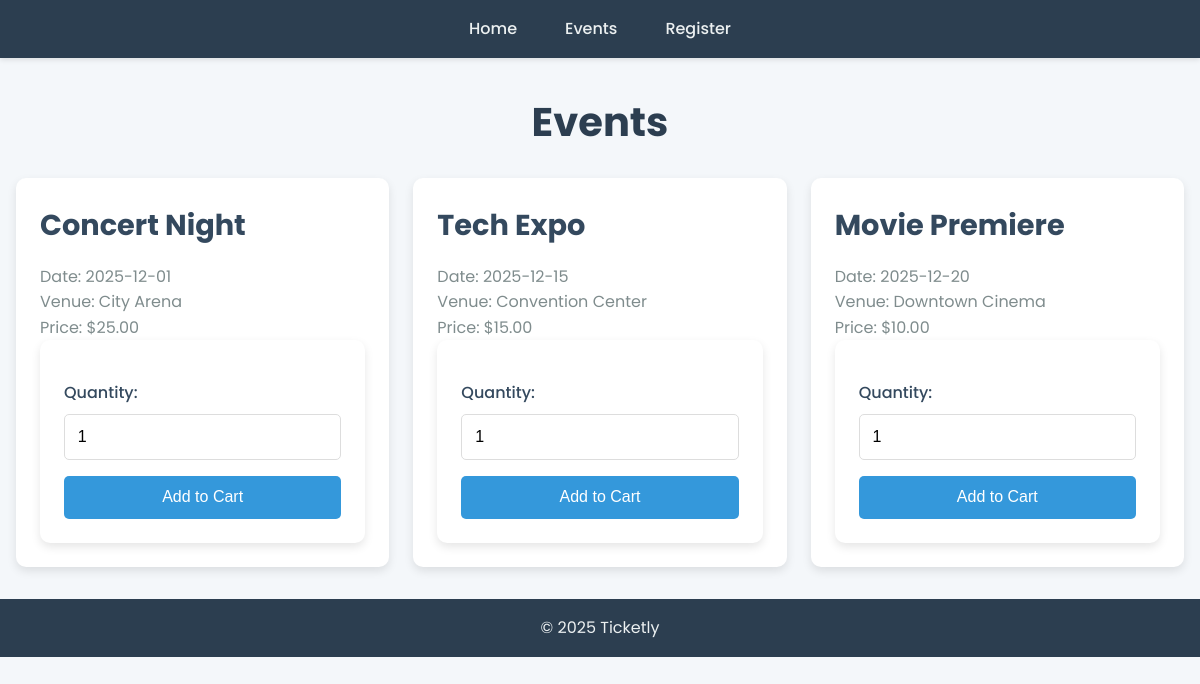
Screenshot of /events.php with the database file from the repository.
### tables this page shows
CREATE TABLE `events` (
  `event_id` int(11) NOT NULL,
  `event_name` varchar(100) NOT NULL,
  `event_date` date NOT NULL,
  `event_venue` varchar(100) NOT NULL,
  `ticket_price` decimal(10,2) NOT NULL
);

### events.php (the view, shortened to what this page needs)
<?php
include 'includes/db_connect.php';
$query = "SELECT * FROM events";
$result = $conn->query($query);
?>
<!DOCTYPE html>
<html lang="en">
<head>
    <link rel="stylesheet" href="css/style.css">
</head>
<body>
    <header>
        <nav>
            <ul>
                <li><a href="index.php">Home</a></li>
                <li><a href="events.php">Events</a></li>
                <?php if (isset($_SESSION['user_id'])): ?>
                    <li><a href="profile.php">Profile</a></li>
                    <li><a href="logout.php">Logout</a></li>
                <?php else: ?>
                    <li><a href="register.php">Register</a></li>
                <?php endif; ?>
            </ul>
        </nav>
    </header>
    <main>
    <h1>Events</h1>
    <section>
        <?php while ($event = $result->fetch_assoc()): ?>
            <div class="event-card">
                <h2><?php echo htmlspecialchars($event['event_name']); ?></h2>
                <p>Date: <?php echo htmlspecialchars($event['event_date']); ?></p>
                <p>Venue: <?php echo htmlspecialchars($event['event_venue']); ?></p>
                <p>Price: $<?php echo number_format($event['ticket_price'], 2); ?></p>
                <form action="add_to_cart.php" method="post">
                    <label for="quantity_<?php echo $event['event_id']; ?>">Quantity:</label>
                    <input type="number" id="quantity_<?php echo $event['event_id']; ?>" name="quantity" value="1" min="1">
                    <button type="submit">Add to Cart</button>
                </form>
            </div>
        <?php endwhile; ?>
    </section>
</main>
    <footer>
        <p>&copy; 2025 Ticketly</p>
    </footer>
</body>
</html>

### css/style.css (style rules this page uses)
* { margin: 0; padding: 0; box-sizing: border-box; }
body { font-family: 'Poppins', sans-serif; background-color: #f4f7fa; color: #333; line-height: 1.6; }
header { background-color: #2c3e50; padding: 1rem 0; box-shadow: 0 2px 5px rgba(0, 0, 0, 0.1); position: sticky; top: 0; z-index: 1000; }
nav { max-width: 1200px; margin: 0 auto; padding: 0 1rem; }
nav ul { list-style: none; display: flex; justify-content: center; align-items: center; }
nav ul li { margin: 0 1.5rem; }
nav ul li a { color: #ecf0f1; text-decoration: none; font-weight: 500; transition: color 0.3s ease; }
main { max-width: 1200px; margin: 2rem auto; padding: 0 1rem; }
h1 { font-size: clamp(1.8rem, 5vw, 2.5rem); color: #2c3e50; margin-bottom: 1.5rem; text-align: center; }
h2 { font-size: clamp(1.4rem, 4vw, 1.8rem); color: #34495e; margin-bottom: 1rem; }
section { display: grid; grid-template-columns: repeat(auto-fit, minmax(280px, 1fr)); gap: 1.5rem; margin-bottom: 2rem; }
section div { background-color: #fff; border-radius: 10px; padding: 1.5rem; box-shadow: 0 4px 10px rgba(0, 0, 0, 0.1); transition: transform 0.3s ease, box-shadow 0.3s ease; }
section div p { font-size: 1rem; color: #7f8c8d; }
form { background-color: #fff; padding: 1.5rem; border-radius: 10px; box-shadow: 0 4px 10px rgba(0, 0, 0, 0.1); width: 100%; max-width: 500px; margin: 0 auto; }
form label { font-weight: 500; color: #34495e; margin-top: 1rem; display: block; }
form input, form select, form textarea { width: 100%; padding: 0.8rem; margin-top: 0.5rem; border: 1px solid #ddd; border-radius: 5px; font-size: 1rem; transition: border-color 0.3s ease; }
form button { background-color: #3498db; color: #fff; padding: 0.8rem 1.5rem; border: none; border-radius: 5px; font-size: 1rem; cursor: pointer; margin-top: 1rem; transition: background-color 0.3s ease; width: 100%; }
footer { background-color: #2c3e50; color: #ecf0f1; text-align: center; padding: 1rem; margin-top: 2rem; }

### rows the page displays
events: event_name "Concert Night", event_date "2025-12-01", event_venue "City Arena", ticket_price "25.00", quantity "1"
events: event_name "Tech Expo", event_date "2025-12-15", event_venue "Convention Center", ticket_price "15.00"
events: event_name "Movie Premiere", event_date "2025-12-20", event_venue "Downtown Cinema", ticket_price "10.00"
